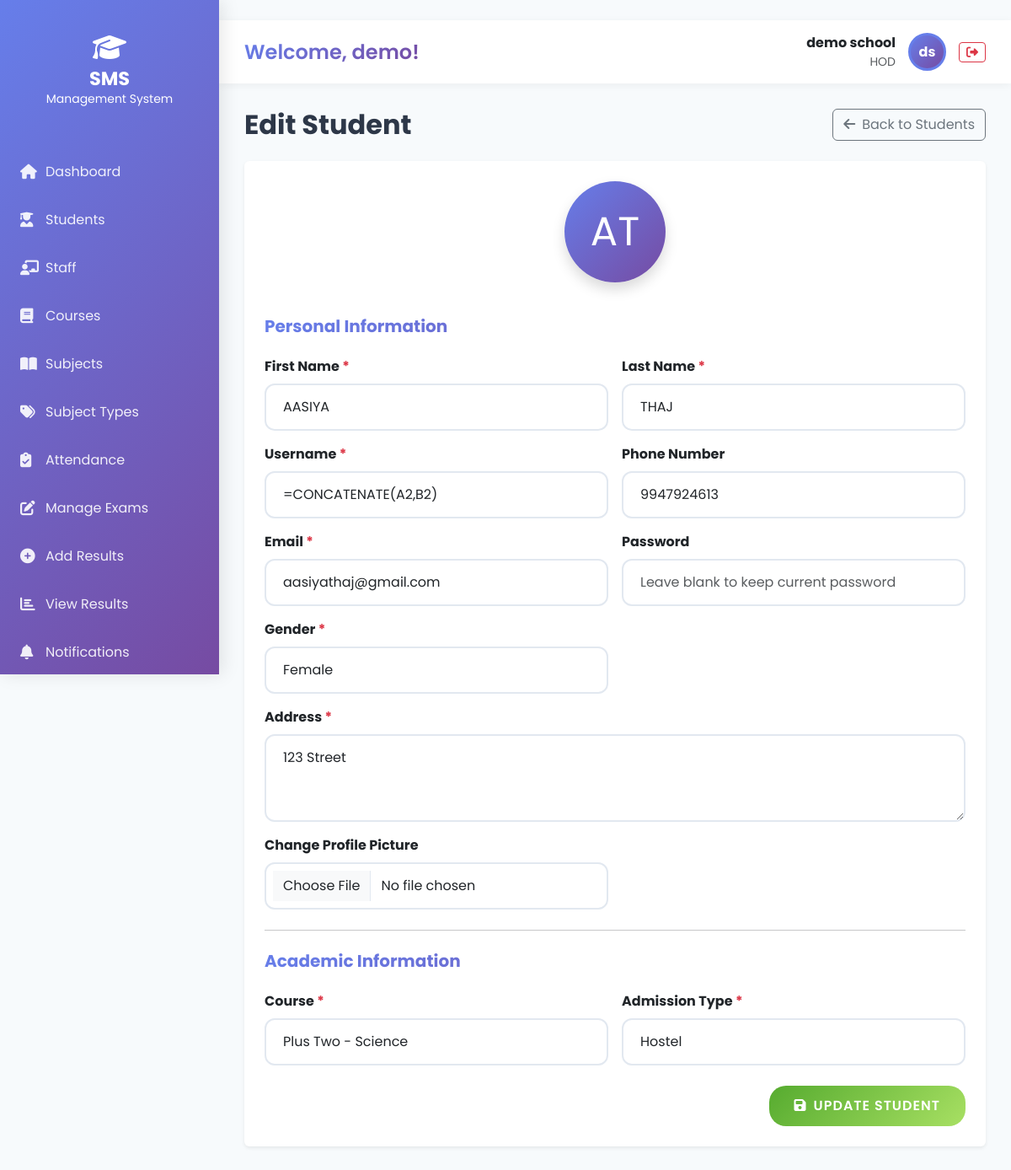
The app's page /hod/students/edit/1/ (signed in) with its own data.
### hadiya/models.py (models this page shows, shortened)
class CustomUser(AbstractUser):
    USER_TYPE_CHOICES = (
        (1, 'HOD'),
        (2, 'Staff'),
        (3, 'Student'),
        (4, 'Accountant'),
        (5, 'Management'),
    )
    user_type = models.IntegerField(choices=USER_TYPE_CHOICES, default=1)
    profile_pic = models.ImageField(upload_to='profile_pics/', blank=True, null=True)
    email = models.EmailField(unique=True)
    USERNAME_FIELD = 'email'
    REQUIRED_FIELDS = ['username', 'first_name', 'last_name']

class Student(models.Model):
    ADMISSION_TYPE_CHOICES = (
        ('Day Scholar', 'Day Scholar'),
        ('Hostel', 'Hostel'),
    )
    admin = models.OneToOneField(CustomUser, on_delete=models.CASCADE)
    address = models.TextField()
    gender = models.CharField(max_length=10, choices=[('Male', 'Male'), ('Female', 'Female'), ('Other', 'Other')])
    course_id = models.ForeignKey(Course, on_delete=models.CASCADE, related_name='students')
    admission_type = models.CharField(max_length=20, choices=ADMISSION_TYPE_CHOICES, default='Day Scholar')
    uses_hostel = models.BooleanField(default=False)
    uses_transport = models.BooleanField(default=False)
    transport_mode = models.CharField(max_length=20, choices=[('Bus', 'Bus'), ('Private', 'Private'), ('Walk', 'Walk')], default='Walk')
    bus_stop = models.ForeignKey(BusStop, on_delete=models.SET_NULL, null=True, blank=True)
    advance_balance = models.DecimalField(max_digits=12, decimal_places=2, default=0.00)
    phone_number = models.CharField(max_length=15, blank=True, null=True)
    created_at = models.DateTimeField(auto_now_add=True)
    updated_at = models.DateTimeField(auto_now=True)

class Course(models.Model):
    name = models.CharField(max_length=100)
    created_at = models.DateTimeField(auto_now_add=True)
    updated_at = models.DateTimeField(auto_now=True)

### student_management_system/Hod_views.py (the view)
    @login_required
    def wrapper(request, *args, **kwargs):
        if request.user.user_type != 1:
            messages.error(request, 'Access denied. HOD privileges required.')
            return redirect('home')
        return view_func(request, *args, **kwargs)

### hadiya/EmailBackEnd.py (called while the page is built)
    def get_user(self, user_id):
        UserModel = get_user_model()
        try:
            return UserModel.objects.get(pk=user_id)
        except UserModel.DoesNotExist:
            return None

### student_management_system/Hod_views.py (called while the page is built, shortened)
def hod_required(view_func):
    @login_required
    def wrapper(request, *args, **kwargs):
        if request.user.user_type != 1:
            messages.error(request, 'Access denied. HOD privileges required.')
            return redirect('home')
        return view_func(request, *args, **kwargs)
    return wrapper

@hod_required
def edit_student(request, student_id):
    student = get_object_or_404(Student, id=student_id)
    courses = Course.objects.all()
    context = {
        'student': student,
        'courses': courses,
    }
    return render(request, 'Hod/edit_student.html', context)

### templates/Hod/edit_student.html (shortened to what this page needs)
﻿{% extends 'base.html' %}
{% block content %}
<div class="d-flex justify-content-between align-items-center mb-4">
    <h1 class="page-title mb-0">Edit Student</h1>
    <a href="{% url 'view_students' %}" class="btn btn-outline-secondary">
        <i class="fas fa-arrow-left me-2"></i>Back to Students
    </a>
</div>
<div class="card border-0 shadow-sm">
    <div class="card-body p-4">
        <form method="POST" enctype="multipart/form-data">
            <div class="row mb-4">
                <div class="col-12 text-center mb-3">
                    {% if student.admin.profile_pic %}
                    <img src="{{ student.admin.profile_pic.url }}" alt="Profile" class="rounded-circle shadow"
                        style="width: 120px; height: 120px; object-fit: cover;">
                    {% else %}
                    <div class="rounded-circle shadow mx-auto d-flex justify-content-center align-items-center"
                        style="width: 120px; height: 120px; background: linear-gradient(135deg, #667eea, #764ba2); color: white; font-size: 3rem;">
                        {{ student.admin.first_name.0 }}{{ student.admin.last_name.0 }}
                    </div>
                    {% endif %}
                </div>
            </div>
            <h5 class="gradient-text mb-4">Personal Information</h5>
            <div class="row g-3 mb-4">
                <div class="col-md-6">
                    <label class="form-label fw-bold">First Name <span class="text-danger">*</span></label>
                    <input type="text" name="first_name" class="form-control form-control-modern"
                        value="{{ student.admin.first_name }}" required>
                </div>
                <div class="col-md-6">
                    <label class="form-label fw-bold">Last Name <span class="text-danger">*</span></label>
                    <input type="text" name="last_name" class="form-control form-control-modern"
                        value="{{ student.admin.last_name }}" required>
                </div>
                <div class="col-md-6">
                    <label class="form-label fw-bold">Username <span class="text-danger">*</span></label>
                    <input type="text" name="username" class="form-control form-control-modern"
                        value="{{ student.admin.username }}" readonly>
                </div>
                <div class="col-md-6">
                    <label class="form-label fw-bold">Phone Number</label>
                    <input type="text" name="phone_number" class="form-control form-control-modern"
                        value="{{ student.phone_number }}" placeholder="+919876543210">
                </div>
                <div class="col-md-6">
                    <label class="form-label fw-bold">Email <span class="text-danger">*</span></label>
                    <input type="email" name="email" class="form-control form-control-modern"
                        value="{{ student.admin.email }}" required>
                </div>
                <div class="col-md-6">
                    <label class="form-label fw-bold">Password</label>
                    <input type="password" name="password" class="form-control form-control-modern"
                        placeholder="Leave blank to keep current password">
                </div>
                <div class="col-md-6">
                    <label class="form-label fw-bold">Gender <span class="text-danger">*</span></label>
                    <select name="gender" class="form-select form-control-modern" required>
                        <option value="Female" {% if student.gender == 'Female' %}selected{% endif %}>Female</option>
                    </select>
                </div>
                <div class="col-12">
                    <label class="form-label fw-bold">Address <span class="text-danger">*</span></label>
                    <textarea name="address" class="form-control form-control-modern" rows="3"
                        required>{{ student.address }}</textarea>
                </div>
                <div class="col-md-6">
                    <label class="form-label fw-bold">Change Profile Picture</label>
                    <input type="file" name="profile_pic" class="form-control form-control-modern" accept="image/*">
                </div>
            </div>
            <hr class="my-4">
            <h5 class="gradient-text mb-4">Academic Information</h5>
            <div class="row g-3 mb-4">
                <div class="col-md-6">
                    <label class="form-label fw-bold">Course <span class="text-danger">*</span></label>
                    <select name="course_id" class="form-select form-control-modern" required>
                        {% for course in courses %}
                        <option value="{{ course.id }}" {% if course.id == student.course_id.id %}selected{% endif %}>{{course.name }}</option>
                        {% endfor %}
                    </select>
                </div>
                <div class="col-md-6">
                    <label class="form-label fw-bold">Admission Type <span class="text-danger">*</span></label>
                    <select name="admission_type" class="form-select form-control-modern" required>
                        <option value="Hostel" {% if student.admission_type == 'Hostel' %}selected{% endif %}>Hostel
                        </option>
                    </select>
                </div>
            </div>
            <div class="text-end mt-4">
                <button type="submit" class="btn btn-modern btn-gradient-success">
                    <i class="fas fa-save me-2"></i>Update Student
                </button>
            </div>
        </form>
    </div>
</div>
{% endblock %}

### templates/base.html (shortened to what this page needs)
<!DOCTYPE html>
<html lang="en">
<head>
    <link rel="stylesheet" href="https://cdnjs.cloudflare.com/ajax/libs/font-awesome/6.4.0/css/all.min.css">
    <link href="https://cdn.jsdelivr.net/npm/bootstrap@5.3.0/dist/css/bootstrap.min.css" rel="stylesheet">
    <link rel="stylesheet" href="https://cdn.datatables.net/1.13.6/css/dataTables.bootstrap5.min.css">
    {% load static %}
    <link rel="stylesheet" href="{% static 'assets/css/modern-theme.css' %}">
</head>
<body>
    <div class="sidebar">
        <div class="sidebar-brand">
            <i class="fas fa-graduation-cap fa-2x mb-2"></i>
            <h3>SMS</h3>
            <small>Management System</small>
        </div>
        <ul class="sidebar-nav">
            {% block sidebar %}
            {% if request.user.user_type == 1 %}
            {% include 'includes/sidebar_hod.html' %}
            {% elif request.user.user_type == 2 %}
            {% include 'includes/sidebar_staff.html' %}
            {% elif request.user.user_type == 3 %}
            {% include 'includes/sidebar_student.html' %}
            {% endif %}
            {% endblock %}
        </ul>
    </div>
    <div class="main-content">
        <div class="top-navbar">
            <div class="welcome-text">
                {% block page_header %}Welcome, {{ request.user.first_name }}!{% endblock %}
            </div>
            <div class="user-info">
                <div class="text-end">
                    <div class="fw-bold">{{ request.user.first_name }} {{ request.user.last_name }}</div>
                    <small class="text-muted">{{ request.user.get_user_type_display }}</small>
                </div>
                {% if request.user.profile_pic %}
                <img src="{{ request.user.profile_pic.url }}" alt="Profile" class="user-avatar">
                {% else %}
                <div class="user-avatar"
                    style="background: var(--gradient-purple); display: flex; align-items: center; justify-content: center; color: white; font-weight: 700;">
                    {{ request.user.first_name.0 }}{{ request.user.last_name.0 }}
                </div>
                {% endif %}
                <a href="{% url 'logout' %}" class="btn btn-sm btn-outline-danger">
                    <i class="fas fa-sign-out-alt"></i>
                </a>
            </div>
        </div>
        <div class="content-wrapper">
            {% block content %}{% endblock %}
        </div>
    </div>
</body>
</html>

### static/assets/css/modern-theme.css (style rules this page uses)
:root { --gradient-purple: linear-gradient(135deg, #667eea 0%, #764ba2 100%); --gradient-success: linear-gradient(135deg, #56ab2f 0%, #a8e063 100%); --gradient-info: linear-gradient(135deg, #4facfe 0%, #00f2fe 100%); --gradient-warning: linear-gradient(135deg, #f093fb 0%, #f5576c 100%); --gradient-danger: linear-gradient(135deg, #fa709a 0%, #fee140 100%); --gradient-ocean: linear-gradient(135deg, #2193b0 0%, #6dd5ed 100%); --gradient-sunset: linear-gradient(135deg, #ff7e5f 0%, #feb47b 100%); --color-primary: #667eea; --color-secondary: #764ba2; --color-success: #56ab2f; --color-info: #4facfe; --color-warning: #f093fb; --color-danger: #fa709a; --color-dark: #2d3748; --color-light: #f7fafc; --glass-bg: rgba(255, 255, 255, 0.15); --glass-border: rgba(255, 255, 255, 0.3); --glass-shadow: 0 8px 32px 0 rgba(31, 38, 135, 0.37); --spacing-xs: 0.5rem; --spacing-sm: 1rem; --spacing-md: 1.5rem; --spacing-lg: 2rem; --spacing-xl: 3rem; --radius-sm: 8px; --radius-md: 12px; --radius-lg: 16px; --radius-xl: 20px; --shadow-sm: 0 2px 4px rgba(0, 0, 0, 0.1); --shadow-md: 0 4px 6px rgba(0, 0, 0, 0.1); --shadow-lg: 0 10px 25px rgba(0, 0, 0, 0.15); --shadow-xl: 0 20px 40px rgba(0, 0, 0, 0.2); --transition-fast: 0.2s ease; --transition-normal: 0.3s ease; --transition-slow: 0.5s ease; }
* { margin: 0; padding: 0; box-sizing: border-box; }
body { font-family: 'Poppins', sans-serif; background: linear-gradient(135deg, #667eea 0%, #764ba2 100%); min-height: 100vh; overflow-x: hidden; }
.btn-modern { padding: 12px 30px; border-radius: var(--radius-xl); border: none; font-weight: 600; font-size: 1rem; cursor: pointer; transition: all var(--transition-normal); position: relative; overflow: hidden; text-transform: uppercase; letter-spacing: 1px; }
.btn-modern::before { content: ''; position: absolute; top: 50%; left: 50%; width: 0; height: 0; border-radius: 50%; background: rgba(255, 255, 255, 0.3); transform: translate(-50%, -50%); transition: width 0.6s, height 0.6s; }
.btn-gradient-success { background: var(--gradient-success); color: white; }
.form-control-modern { padding: 14px 20px; border-radius: var(--radius-md); border: 2px solid #e2e8f0; font-size: 1rem; transition: all var(--transition-normal); background: white; }
.gradient-text { background: var(--gradient-purple); -webkit-background-clip: text; -webkit-text-fill-color: transparent; background-clip: text; font-weight: 700; }

### templates/base.html (style rules this page uses)
body { font-family: 'Poppins', sans-serif; background: #f7fafc; min-height: 100vh; }
.sidebar { position: fixed; top: 0; left: 0; height: 100vh; width: 260px; background: linear-gradient(135deg, #667eea 0%, #764ba2 100%); padding: 20px 0; overflow-y: auto; z-index: 1000; box-shadow: 4px 0 20px rgba(0, 0, 0, 0.1); }
.sidebar-brand { padding: 20px 20px; text-align: center; color: white; margin-bottom: 30px; }
.sidebar-brand h3 { font-size: 1.4rem; font-weight: 700; margin: 0; }
.sidebar-nav { list-style: none; padding: 0; margin: 0; }
.main-content { margin-left: 260px; padding: 0; min-height: 100vh; }
.top-navbar { background: white; box-shadow: 0 2px 10px rgba(0, 0, 0, 0.05); padding: 15px 30px; display: flex; justify-content: space-between; align-items: center; margin-bottom: 30px; }
.welcome-text { font-size: 1.5rem; font-weight: 600; background: var(--gradient-purple); -webkit-background-clip: text; -webkit-text-fill-color: transparent; background-clip: text; }
.user-info { display: flex; align-items: center; gap: 15px; }
.user-avatar { width: 45px; height: 45px; border-radius: 50%; object-fit: cover; border: 3px solid #667eea; }
.content-wrapper { padding: 0 30px 30px 30px; }
.page-title { font-size: 2rem; font-weight: 700; color: #2d3748; margin-bottom: 30px; }

### records on screen
CustomUser: user.first_name "demo", user.last_name "school", user.user_type "HOD", user.first_name.0 "d", user.last_name.0 "s"
Student: admin.first_name.0 "A", admin.last_name.0 "T", first_name "AASIYA", last_name "THAJ", username "=CONCATENATE(A2,B2)", phone_number "9947924613", email "aasiyathaj@gmail.com", gender "Female", address "123 Street", course_id "Plus Two - Science", admission_type "Hostel"
